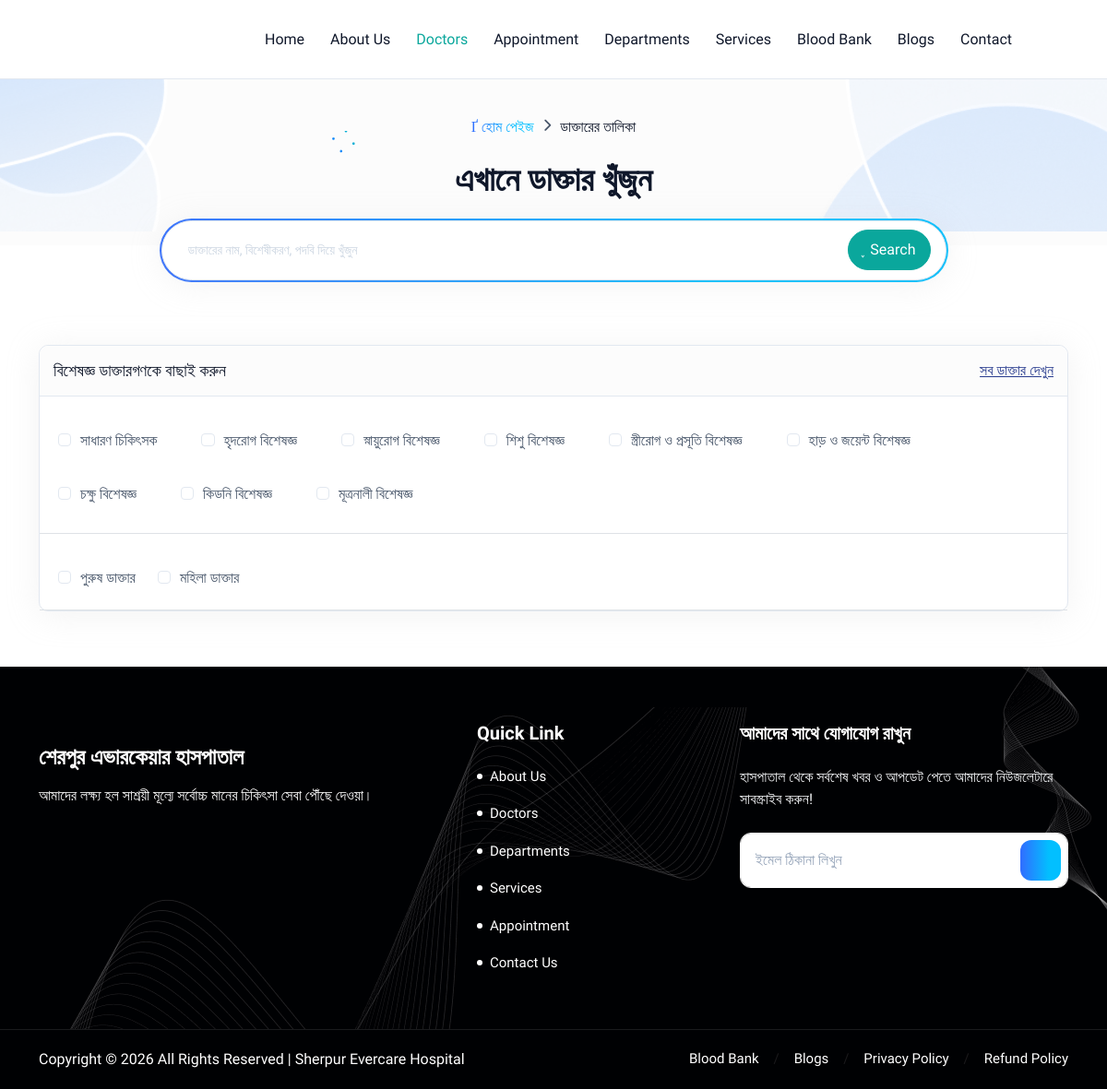
The app's page /doctors/ with its own data.
### doctor/models.py (models this page shows, shortened)
class Specialization(BaseModel):
    name = models.CharField(max_length=150)

### doctor/views.py (the view)
# urls.py: path('doctors/', views.doctors, name='doctors'),
def doctors(request, slug=None):
    doctors = Doctor.objects.filter(is_active=True)
    department = None
    query = request.GET.get('search_query', '').strip()
    specializations = request.GET.getlist('specialization')  # 🔥 multiple
    genders = request.GET.getlist('gender')  # 🔥 multiple
    if slug:
        department = get_object_or_404(Department, slug=slug)
        doctors = doctors.filter(department=department)
    if query:
        doctors = doctors.filter(
            Q(name__icontains=query) |
            Q(designation__icontains=query) |
            Q(specializations__name__icontains=query)
        )
    if specializations:
        doctors = doctors.filter(specializations__id__in=specializations)
    if genders:
        doctors = doctors.filter(gender__in=genders)
    doctors = doctors.distinct().order_by('order')
    context = {
        'doctors': doctors,
        'department': department,
        'query': query,
        'selected_specializations': specializations,
        'selected_genders': genders,
        'all_specializations': Specialization.objects.all(),
    }
    return render(request, 'doctor/doctors.html', context)

### core/context_processors.py (called while the page is built)
def site_data(request):
    return {
        'site_setting': SiteSetting.objects.first(),
    }

### doctor/templates/doctor/doctors.html (shortened to what this page needs)
{% extends 'layouts/master.html' %}
{% load static %}
{% load custom_filters %}
{% block content %}
<div class="breadcrumb-bar overflow-visible page-margin-top">
    <div class="container">
        <div class="row align-items-center inner-banner">
            <div class="col-md-12 col-12 text-center">
                <nav aria-label="breadcrumb" class="page-breadcrumb">
                    <ol class="breadcrumb">
                        <li class="breadcrumb-item"><a href="{% url 'index' %}"><i class="isax isax-home-15"></i> হোম পেইজ </a></li>
                        <li class="breadcrumb-item active">ডাক্তারের তালিকা</li>
                    </ol>
                    <h5 class="breadcrumb-title mt-4">এখানে ডাক্তার খুঁজুন</h5>
                </nav>
            </div>
        </div>
        <div class="bg-primary-gradient rounded-pill doctors-search-box">
            <div class="search-box-one rounded-pill p-1 pe-3">
                <form method="GET" action="{% url 'doctors' %}">
                    <input
                        type="text"
                        name="search_query"
                        class="form-control border-0 py-2 py-md-3 px-4 rounded-pill"
                        placeholder="ডাক্তারের নাম, বিশেষীকরণ, পদবি দিয়ে খুঁজুন"
                    >
                    <div class="form-search-btn">
                        <button class="btn btn-primary d-inline-flex align-items-center rounded-pill" type="submit">
                            Search
                        </button>
                    </div>
                </form>
            </div>
        </div>
    </div>
    <div class="breadcrumb-bg">
        <img src="{% static 'img/bg/breadcrumb-bg-01.png' %}" alt="img" class="breadcrumb-bg-01">
        <img src="{% static 'img/bg/breadcrumb-bg-02.png' %}" alt="img" class="breadcrumb-bg-02">
        <img src="{% static 'img/bg/breadcrumb-icon.png' %}" alt="img" class="breadcrumb-bg-03">
    </div>
</div>
<div class="content mt-5">
    <div class="container">
        <div class="row">
            <div class="col-12">
                <form action="" method="GET">
                    <div class="card filter-lists">
                        <div class="card-header">
                            <div class="d-flex align-items-center filter-head justify-content-between">
                                <h4>বিশেষজ্ঞ ডাক্তারগণকে বাছাই করুন</h4>
                                <a href="{% url 'doctors' %}" onclick="this.closest('form').reset();" class="text-secondary text-decoration-underline"> সব ডাক্তার দেখুন </a>
                            </div>
                        </div>
                        <div class="card-body p-0">
                            <div class="accordion-item border-bottom">
                                <div id="collapse1" class="accordion-collapse show" aria-labelledby="heading1">
                                    <div class="accordion-body d-flex pt-3">
                                        <div class="row g-4 ">
                                            {% for s in all_specializations %}
                                            <div class="col-auto">
                                                <div class="d-flex align-items-center justify-content-between mb-2 me-4">
                                                    <div class="form-check">
                                                        <input
                                                            class="form-check-input"
                                                            type="checkbox"
                                                            name="specialization"
                                                            value="{{ s.id }}"
                                                            id="spec{{ s.id }}"
                                                            onchange="this.form.submit()"
                                                        >
                                                        <label class="form-check-label" for="spec{{ s.id }}">
                                                            {{ s.name }}
                                                        </label>
                                                    </div>
                                                </div>
                                            </div>
                                            {% endfor %}
                                        </div>
                                    </div>
                                </div>
                            </div>
                            <div class="accordion-item border-bottom">
                                <div id="collapse2" class="accordion-collapse show" aria-labelledby="heading2">
                                    <div class="accordion-body d-flex pt-3">
                                        <div class="form-check me-4">
                                            <input
                                                class="form-check-input"
                                                type="checkbox"
                                                name="gender"
                                                value="male"
                                                id="gender_male"
                                                onchange="this.form.submit()"
                                            >
                                            <label class="form-check-label" for="gender_male">
                                                পুরুষ ডাক্তার
                                            </label>
                                        </div>
                                        <div class="form-check">
                                            <input
                                                class="form-check-input"
                                                type="checkbox"
                                                name="gender"
                                                value="female"
                                                id="gender_female"
                                                onchange="this.form.submit()"
                                            >
                                            <label class="form-check-label" for="gender_female">
                                                মহিলা ডাক্তার
                                            </label>
                                        </div>
                                    </div>
                                </div>
                            </div>
                        </div>
                    </div>
                </form>
            </div>
        </div>
    </div>
</div>
{% endblock content %}

### static/css/updated.css (style rules this page uses)
.page-margin-top { margin-top: 86px; }
.active { color: #0AA79C }

### records on screen
Specialization: name "সাধারণ চিকিৎসক"
Specialization: name "হৃদরোগ বিশেষজ্ঞ"
Specialization: name "স্নায়ুরোগ বিশেষজ্ঞ"
Specialization: name "শিশু বিশেষজ্ঞ"
Specialization: name "স্ত্রীরোগ ও প্রসূতি বিশেষজ্ঞ"
Specialization: name "হাড় ও জয়েন্ট বিশেষজ্ঞ"
Specialization: name "চক্ষু বিশেষজ্ঞ"
Specialization: name "কিডনি বিশেষজ্ঞ"
Specialization: name "মূত্রনালী বিশেষজ্ঞ"
